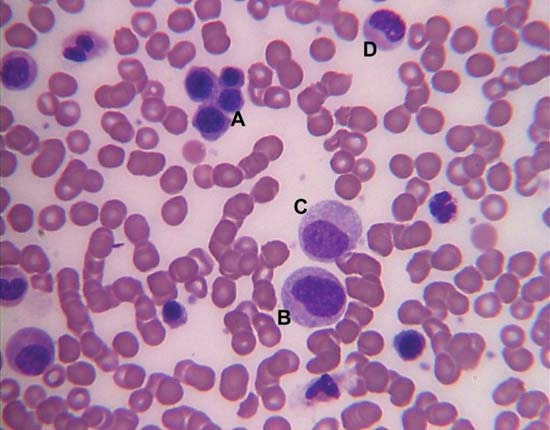
#> input picture bloodcell.jpg, 550 x 430 px
$ python image_thresholding.py
#> lines starting #> are read from the running program, lines starting #| are printed output that depends on the picture; after the words box and inside, x2 and y2 are one past the last pixel; in counts of white or black regions, pixels touching at a corner belong together
import cv2 as cv
import numpy as np

# img = cv.imread('gradient.png',0)
img = cv.imread('bloodcell.jpg',0)
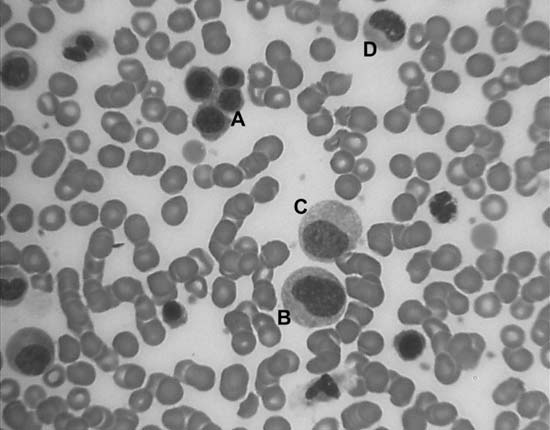
#> img: shape (430, 550); min 0, max 237, mean 145.7
_, th1 = cv.threshold(img, 127, 255, cv.THRESH_BINARY)
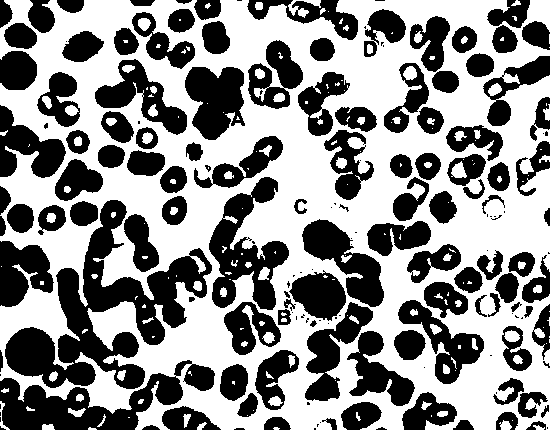
#> th1: shape (430, 550); 55.2% white; 167 black regions (54 under 20 px), largest, box (x1, y1, x2, y2) and area: (5, 200, 212, 389) 13132, (0, 360, 215, 430) 6157, (209, 177, 289, 310) 4717
_, th2 = cv.threshold(img, 127, 255, cv.THRESH_BINARY_INV)
_, th3 = cv.threshold(img, 127, 255, cv.THRESH_TRUNC)
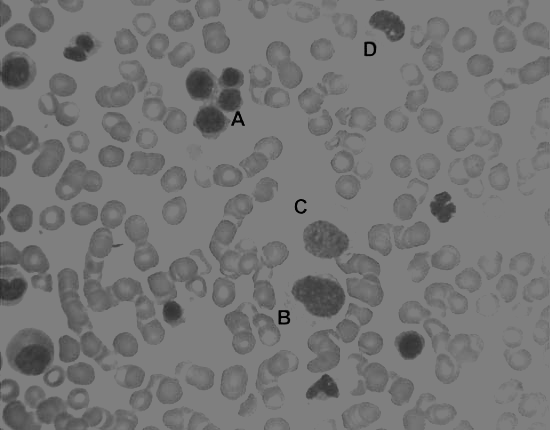
#> th3: shape (430, 550); min 0, max 127, mean 117.3
_, th4 = cv.threshold(img, 127, 255, cv.THRESH_TOZERO)
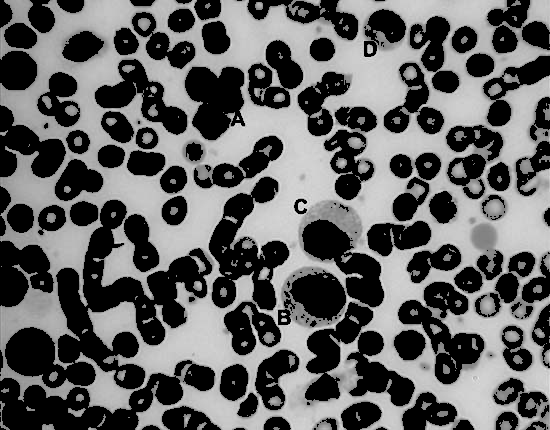
#> th4: shape (430, 550); min 0, max 237, mean 98.6
_, th5 = cv.threshold(img, 127, 255, cv.THRESH_TOZERO_INV)
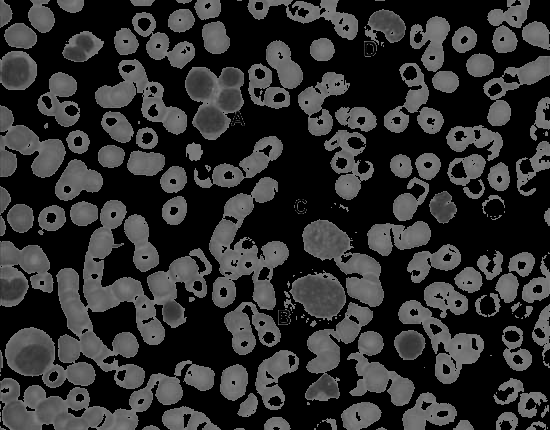
#> th5: shape (430, 550); min 0, max 127, mean 47.2

cv.imshow('Image',img)
cv.imshow('th1',th1)
cv.imshow('th2',th2)
cv.imshow('th3',th3)
cv.imshow('th4',th4)
cv.imshow('th5',th5)


cv.waitKey(0)
cv.destroyAllWindows()

$ run again, with apple.jpg copied over bloodcell.jpg
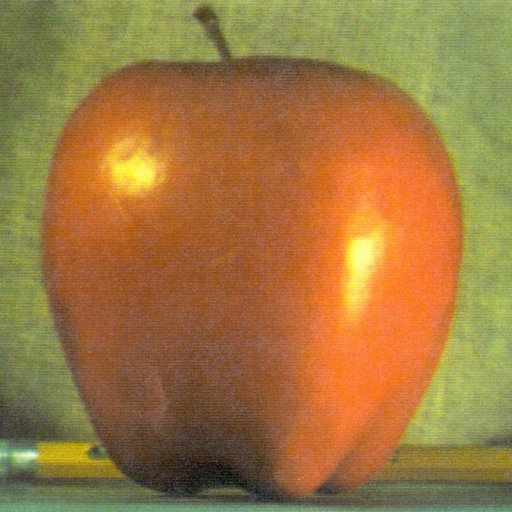
#> input picture apple.jpg, 512 x 512 px
#> `_, th1 = cv.threshold(img, 127, 255, cv.THRESH_BINARY)`:
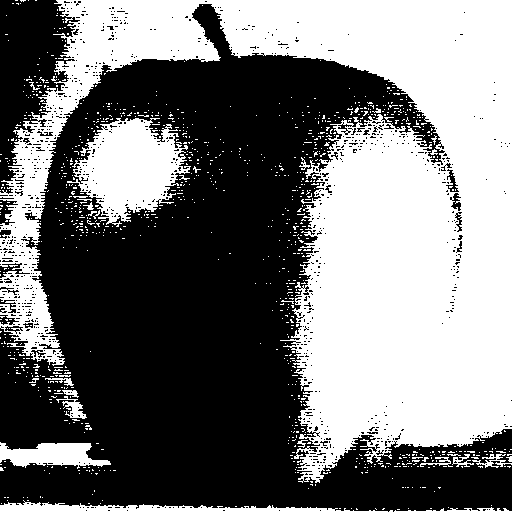
#> th1: shape (512, 512); 46.8% white; 1040 white regions (1014 under 20 px), largest, box (x1, y1, x2, y2) and area: (0, 0, 512, 483) 106684, (67, 118, 191, 227) 7588, (0, 500, 388, 512) 2037
#> `_, th5 = cv.threshold(img, 127, 255, cv.THRESH_TOZERO_INV)`:
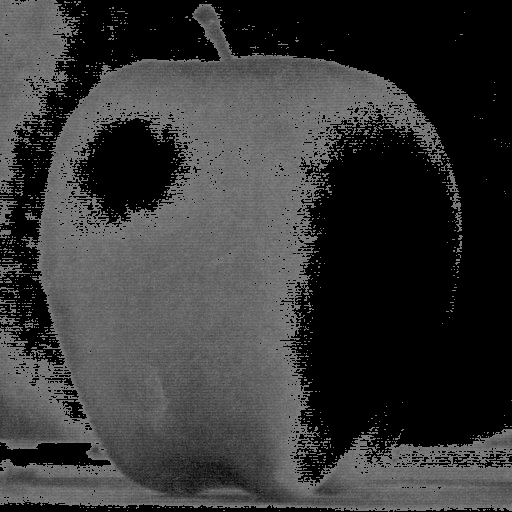
#> th5: shape (512, 512); min 0, max 127, mean 54.8
